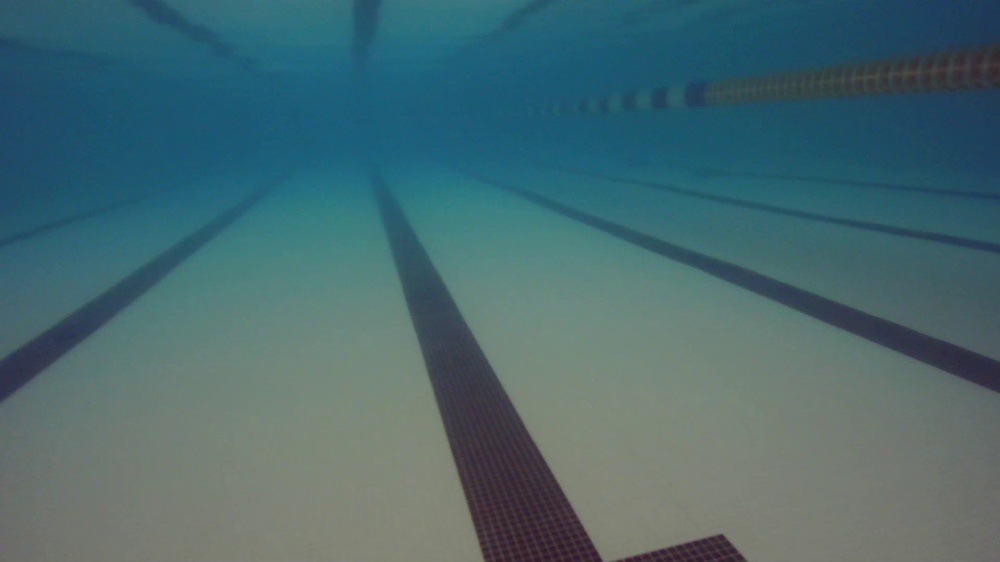
#> input picture cv/test/rov_pool.jpg, 1000 x 562 px, shrunk from 1920 x 1080 before the run
$ python -i lane_detection.py   (imports and definitions only)
#> lines starting #> are read from the running program, lines starting #| are printed output that depends on the picture; after the words box and inside, x2 and y2 are one past the last pixel; in counts of white or black regions, pixels touching at a corner belong together
#> further down, picture is the input picture: shape (562, 1000, 3); mean B, G, R 110.9, 105.5, 72.6
import cv2, math
import numpy as np
import matplotlib.pyplot as plt


def detect_lines(
    img: np.ndarray,
    threshold1: int = 50,
    threshold2: int = 150,
    aperture_size: int = 3,
    min_line_length: int = 100,
    max_line_gap: int = 10,
) -> np.ndarray:
    """
    Takes an image and returns a list of detected lines.

        Parameters:
            img (np.ndarray): The image to process.
            threshold1 (int): The first threshold for the Canny edge detector (default: 50).
            threshold2 (int): The second threshold for the Canny edge detector (default: 150).
            aperture_size (int): The aperture size for the Sobel operator (default: 3).
            min_line_length (int): The minimum length of a line (default: 100).
            max_line_gap (int): The maximum gap between two points to be considered in the same line (default: 10).

        Returns:
            lines (np.ndarray)
    """
#> called with threshold1 = 50, threshold2 = 150, aperture_size = 3, min_line_length = 100, max_line_gap = 10

    gray = cv2.cvtColor(img, cv2.COLOR_BGR2GRAY)
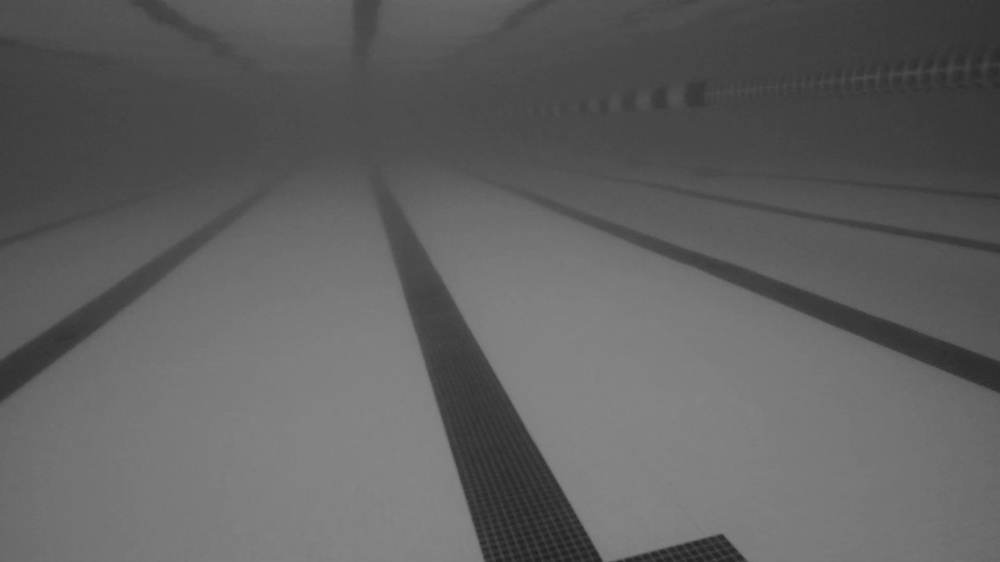
#> gray: shape (562, 1000); min 30, max 135, mean 96.3
    edges = cv2.Canny(gray, threshold1, threshold2, apertureSize=aperture_size)
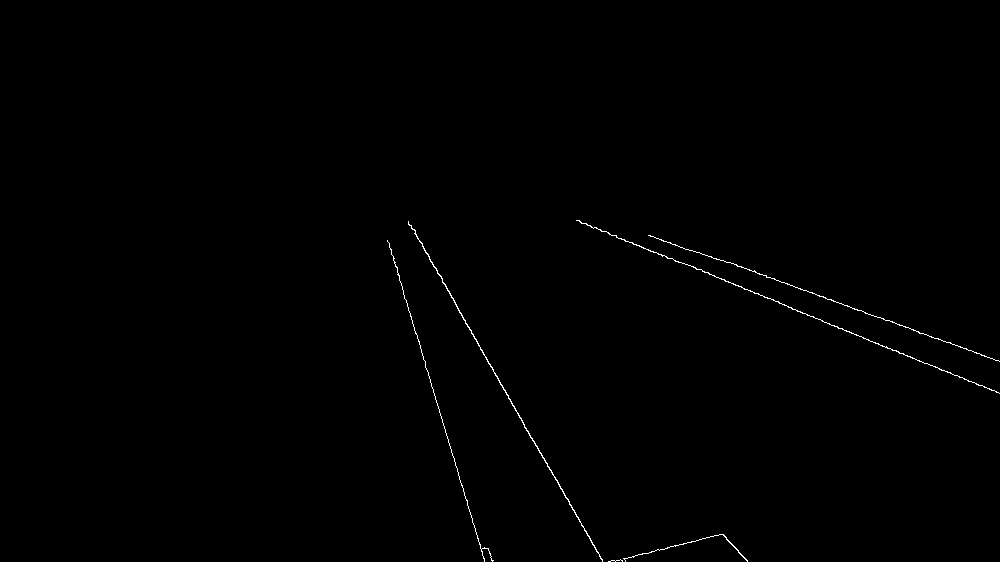
#> edges: shape (562, 1000); 0.35% white in thin lines or dots, all inside (x1, y1, x2, y2) = (387, 220, 1000, 562)
    lines = cv2.HoughLinesP(
        edges,
        1,
        np.pi / 180,
        100,
        minLineLength=min_line_length,
        maxLineGap=max_line_gap,
    )
#> lines = [[451, 297, 602, 560], [387, 240, 484, 559], [696, 269, 910, 356], [699, 252, 999, 361], [822, 321, 999, 393], [576, 220, 784, 304]]
    return lines if lines is not None else []


# [108 lines left out: functions draw_lines, get_slopes_intercepts, detect_lanes, not called in this run]

>>> import cv2
>>> picture = cv2.imread('test/rov_pool.jpg')
>>> result = detect_lines(picture)
#> result has the same summary as lines in detect_lines
